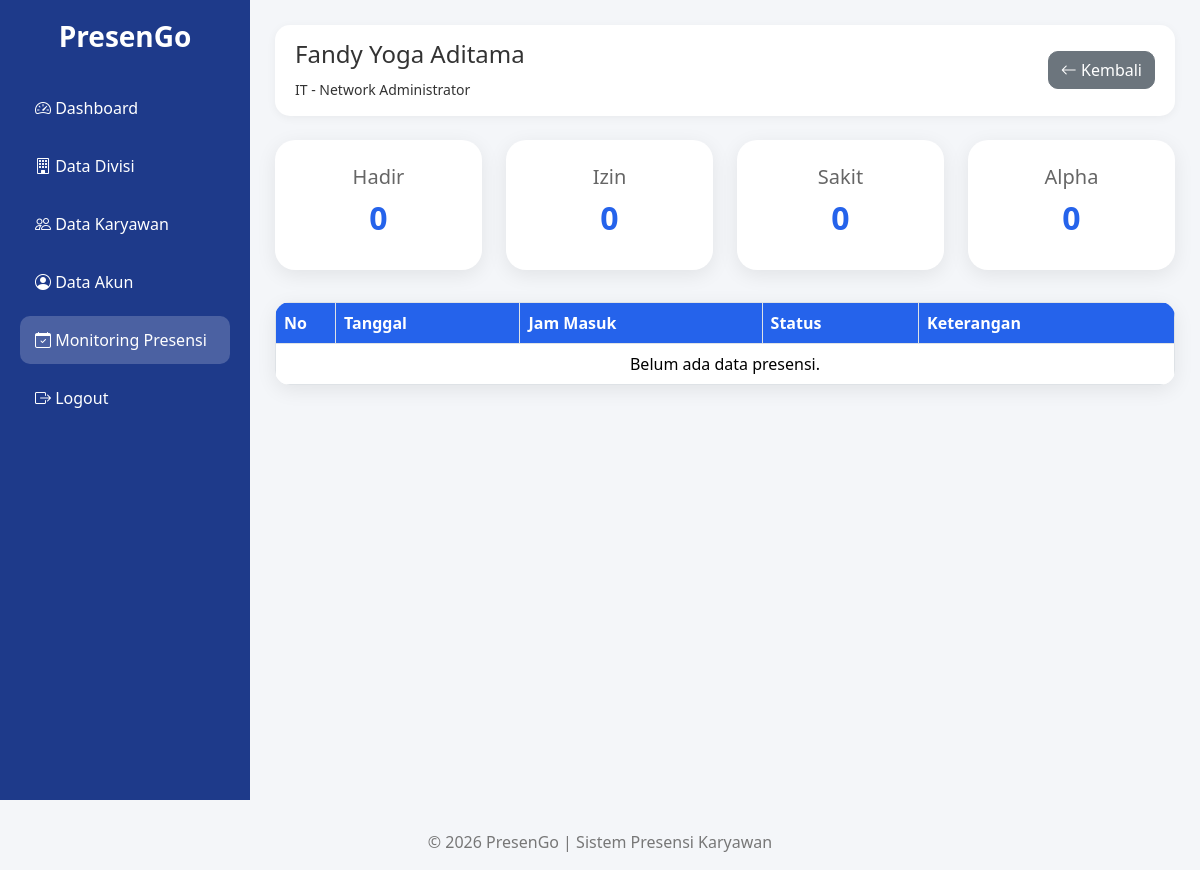
The app's page /PresenGo/admin/presensi/detail.php?id=1 (signed in) with its own data.
### tables this page shows
CREATE TABLE `karyawan` (
  `id_karyawan` int(11) NOT NULL,
  `kode_karyawan` varchar(20) NOT NULL,
  `id_divisi` int(11) NOT NULL,
  `nama_karyawan` varchar(100) NOT NULL,
  `jabatan` varchar(100) NOT NULL,
  `no_hp` varchar(20) DEFAULT NULL,
  `alamat` varchar(100) DEFAULT NULL,
  `created_at` timestamp NOT NULL DEFAULT current_timestamp()
);

CREATE TABLE `divisi` (
  `id_divisi` int(11) NOT NULL,
  `nama_divisi` varchar(100) NOT NULL,
  `deskripsi` text DEFAULT NULL,
  `created_at` timestamp NOT NULL DEFAULT current_timestamp()
);

### PresenGo/config/helper.php (called while the page is built, shortened)
<?php
function e($text)
{
    return htmlspecialchars(
        $text ?? '',
        ENT_QUOTES,
        'UTF-8'
    );
}
?>

### PresenGo/admin/presensi/detail.php (the view, shortened to what this page needs)
<?php
require_once '../../config/koneksi.php';
require_once '../../config/helper.php';
$id_karyawan = (int) $_GET['id'];
$karyawan = mysqli_query(
    $koneksi,
    "SELECT
        k.*,
        d.nama_divisi
     FROM karyawan k
     JOIN divisi d
        ON k.id_divisi = d.id_divisi
     WHERE k.id_karyawan = $id_karyawan"
);
$data_karyawan = mysqli_fetch_assoc(
    $karyawan
);
$query = mysqli_query(
    $koneksi,
    "SELECT *
     FROM presensi
     WHERE id_karyawan = $id_karyawan
     ORDER BY tanggal DESC"
);
require_once '../../templates/header.php';
?>
<div class="wrapper">
    <?php require_once '../../templates/sidebar_admin.php'; ?>
    <div class="content">
        <div class="topbar">
            <div>
                <h4>
                    <?= e($data_karyawan['nama_karyawan']); ?>
                </h4>
                <small>
                    <?= e($data_karyawan['nama_divisi']); ?>
                    -
                    <?= e($data_karyawan['jabatan']); ?>
                </small>
            </div>
            <a
                href="javascript:history.back()"
                class="btn btn-secondary"
            >
                <i class="bi bi-arrow-left"></i>
                Kembali
            </a>
        </div>
        <?php
        $hadir = mysqli_num_rows(
            mysqli_query(
                $koneksi,
                "SELECT *
                 FROM presensi
                 WHERE id_karyawan = $id_karyawan
                 AND status = 'Hadir'"
            )
        );
        $izin = mysqli_num_rows(
            mysqli_query(
                $koneksi,
                "SELECT *
                 FROM presensi
                 WHERE id_karyawan = $id_karyawan
                 AND status = 'Izin'"
            )
        );
        $sakit = mysqli_num_rows(
            mysqli_query(
                $koneksi,
                "SELECT *
                 FROM presensi
                 WHERE id_karyawan = $id_karyawan
                 AND status = 'Sakit'"
            )
        );
        $alpha = mysqli_num_rows(
            mysqli_query(
                $koneksi,
                "SELECT *
                 FROM presensi
                 WHERE id_karyawan = $id_karyawan
                 AND status = 'Alpha'"
            )
        );
        ?>
        <div class="row mt-4">
            <div class="col-md-3 mb-3">
                <div class="stat-card">
                    <h5>Hadir</h5>
                    <h2>
                        <?= $hadir; ?>
                    </h2>
                </div>
            </div>
            <div class="col-md-3 mb-3">
                <div class="stat-card">
                    <h5>Izin</h5>
                    <h2>
                        <?= $izin; ?>
                    </h2>
                </div>
            </div>
            <div class="col-md-3 mb-3">
                <div class="stat-card">
                    <h5>Sakit</h5>
                    <h2>
                        <?= $sakit; ?>
                    </h2>
                </div>
            </div>
            <div class="col-md-3 mb-3">
                <div class="stat-card">
                    <h5>Alpha</h5>
                    <h2>
                        <?= $alpha; ?>
                    </h2>
                </div>
            </div>
        </div>
        <div class="table-responsive mt-3">
            <table
                class="table table-bordered table-hover"
            >
                <thead>
                    <tr>
                        <th width="60">
                            No
                        </th>
                        <th>
                            Tanggal
                        </th>
                        <th>
                            Jam Masuk
                        </th>
                        <th>
                            Status
                        </th>
                        <th>
                            Keterangan
                        </th>
                    </tr>
                </thead>
                <tbody>
                    <?php if(mysqli_num_rows($query) == 0) : ?>
                    <tr>
                        <td
                            colspan="5"
                            class="text-center"
                        >
                            Belum ada data presensi.
                        </td>
                    </tr>
                    <?php endif; ?>
                </tbody>
            </table>
        </div>
    </div>
</div>
<?php
require_once '../../templates/footer.php';
?>

### PresenGo/assets/css/style.css (style rules this page uses)
* { margin:0; padding:0; box-sizing:border-box; }
body { background:#f4f6f9; font-family:'Segoe UI',sans-serif; color:#333; }
.wrapper { display:flex; min-height:100vh; }
.content { flex:1; padding:25px; }
.topbar { background:white; padding:15px 20px; border-radius:15px; display:flex; justify-content:space-between; align-items:center; box-shadow:0 2px 10px rgba(0,0,0,.05); }
.stat-card { background:white; padding:25px; border-radius:20px; text-align:center; box-shadow:0 5px 20px rgba(0,0,0,.08); }
.stat-card h5 { color:#666; }
.stat-card h2 { color:#2563eb; font-weight:bold; margin-top:10px; }
.table-responsive { background:white; border-radius:15px; overflow:hidden; box-shadow:0 5px 20px rgba(0,0,0,.08); }
.table { margin-bottom:0; }
.table th { background:#2563eb; color:white; }
.btn { border-radius:10px; }

### records on screen
karyawan: nama_karyawan "Fandy Yoga Aditama", id_divisi.nama_divisi "IT", jabatan "Network Administrator"

### other values on screen
$hadir "0"
$izin "0"
$sakit "0"
$alpha "0"
